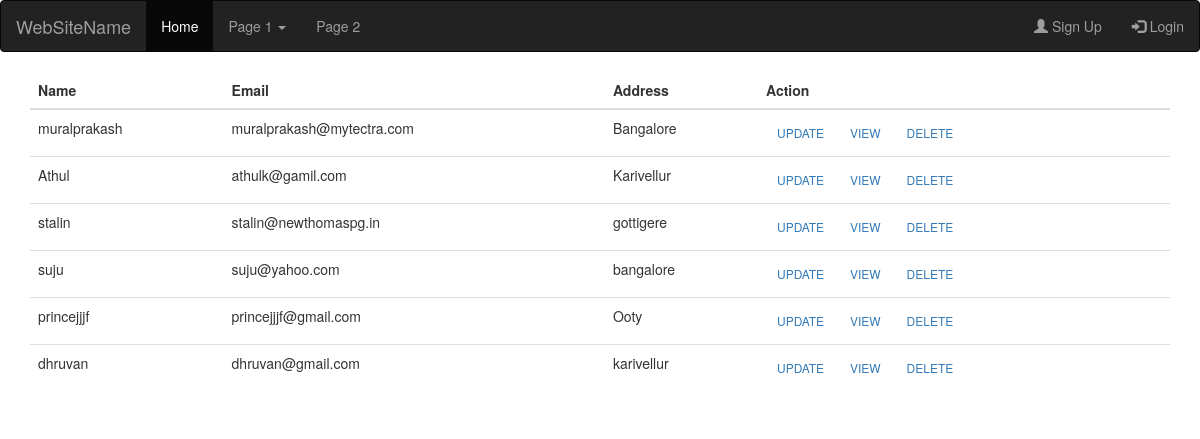
/index, run on the app's committed database.
### employee/models.py (models this page shows, shortened)
class student(models.Model):
    name=models.CharField(max_length=50)
    email=models.CharField(max_length=50,unique=True)
    address=models.CharField(max_length=250)
    class Meta():
        db_table='student'

### employee/views.py (the view)
# urls.py: url(r'^index$',views.index,name='index'),
def index(request):
    data=student.objects.all()
    return render(request,'index.html',{'data':data})

### employee/templates/index.html (shortened to what this page needs)
{% extends 'header.html' %}
{% block content %}
<table class="table">
    <thead>
      <tr>
        <th>Name</th>
        <th>Email</th>
        <th>Address</th>
          <th>Action</th>
      </tr>
    </thead>
    <tbody>
    {% for row in data %}
      <tr>
        <td>{{ row.name }}</td>
        <td>{{ row.email }}</td>
        <td>{{ row.address }}</td>
          <td>
              <span><a href="update/{{ row.id }}" class="btn btnprimary btn-sm">UPDATE</a> </span>
              <span><a href="view/{{ row.id }}" class="btn btnprimary btn-sm">VIEW</a> </span>
              <span><a href="delete/{{ row.id }}" class="btn btnprimary btn-sm delete">DELETE</a> </span>
          </td>
      </tr>
    {% endfor %}
    </tbody>
  </table>
{% endblock %}

### employee/templates/header.html (shortened to what this page needs)
<!DOCTYPE html>
<html lang="en">
<head>
  <link rel="stylesheet" href="https://maxcdn.bootstrapcdn.com/bootstrap/3.3.7/css/bootstrap.min.css">
</head>
<body>
<nav class="navbar navbar-inverse">
  <div class="container-fluid">
    <div class="navbar-header">
      <a class="navbar-brand" href="#">WebSiteName</a>
    </div>
    <ul class="nav navbar-nav">
      <li class="active"><a href="hello">Home</a></li>
      <li class="dropdown"><a class="dropdown-toggle" data-toggle="dropdown" href="#">Page 1 <span class="caret"></span></a>
      </li>
      <li><a href="#">Page 2</a></li>
    </ul>
    <ul class="nav navbar-nav navbar-right">
      {% if request.user.username %}
       <li><a href="/signout"><span class="glyphicon glyphicon-user"></span> Signout</a></li>
      {% else %}
      <li><a href="/signup"><span class="glyphicon glyphicon-user"></span> Sign Up</a></li>
      <li><a href="/signin"><span class="glyphicon glyphicon-log-in"></span> Login</a></li>
      {% endif %}
    </ul>
  </div>
</nav>
<div class="container">
 {% block content %}
    {% endblock %}
</div>
</body>
</html>

### data on the page
student: name "muralprakash", email "muralprakash@mytectra.com", address "Bangalore"
student: name "Athul", email "athulk@gamil.com", address "Karivellur"
student: name "stalin", email "stalin@newthomaspg.in", address "gottigere"
student: name "suju", email "suju@yahoo.com", address "bangalore"
student: name "princejjjf", email "princejjjf@gmail.com", address "Ooty"
student: name "dhruvan", email "dhruvan@gmail.com", address "karivellur"
